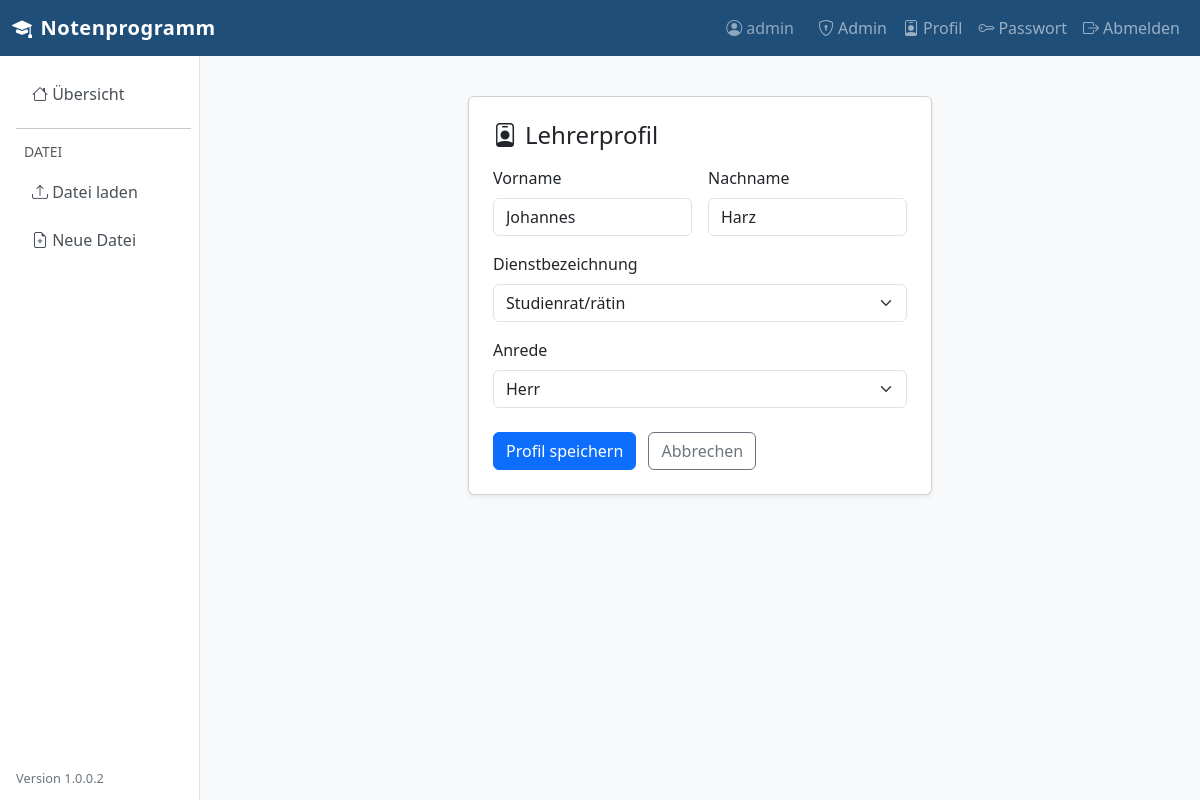
The page /auth/profil (signed in) on the database its author committed.
### app/models.py (models this page shows, shortened)
class User(UserMixin, db.Model):
    __tablename__ = "users"
    id = db.Column(db.Integer, primary_key=True)
    username = db.Column(db.String(64), unique=True, nullable=False, index=True)
    email = db.Column(db.String(120), unique=True, nullable=False, index=True)
    password_hash = db.Column(db.String(256), nullable=False)
    is_approved = db.Column(db.Boolean, default=False, nullable=False)
    is_admin = db.Column(db.Boolean, default=False, nullable=False)
    notendatei_import = db.Column(db.Boolean, default=False, nullable=False)
    created_at = db.Column(db.DateTime, default=lambda: datetime.now(timezone.utc))
    last_login = db.Column(db.DateTime, nullable=True)
    lehrer_vorname = db.Column(db.String(64), nullable=True)
    lehrer_nachname = db.Column(db.String(64), nullable=True)
    dienstbezeichnung = db.Column(db.String(64), nullable=True)
    anrede = db.Column(db.String(10), nullable=True)

### app/auth/routes.py (the view, shortened to what this page needs)
@auth_bp.route("/profil", methods=["GET", "POST"])
@login_required
def profil():
    form = LehrerProfilForm(
        lehrer_vorname=current_user.lehrer_vorname or "",
        lehrer_nachname=current_user.lehrer_nachname or "",
        dienstbezeichnung=current_user.dienstbezeichnung or "",
        anrede=current_user.anrede or "keine",
    )
    return render_template("auth/profil.html", form=form)

### app/auth/forms.py
class LehrerProfilForm(FlaskForm):
    lehrer_vorname = StringField("Vorname", validators=[Optional(), Length(max=64)])
    lehrer_nachname = StringField("Nachname", validators=[Optional(), Length(max=64)])
    dienstbezeichnung = SelectField(
        "Dienstbezeichnung",
        choices=DIENSTBEZEICHNUNGEN,
        validators=[Optional()],
    )
    anrede = SelectField(
        "Anrede",
        choices=ANREDEN,
        validators=[Optional()],
    )
    submit = SubmitField("Profil speichern")

### app/__init__.py (called while the page is built)
def _display_schuljahr(schuljahr: str | None, schuljahr_bis: str | None = None) -> str:
    schuljahr = (schuljahr or "").strip()
    schuljahr_bis = (schuljahr_bis or "").strip()
    if len(schuljahr) == 4 and schuljahr.isdigit():
        if len(schuljahr_bis) == 4 and schuljahr_bis.isdigit():
            return f"{schuljahr[:2]}/{schuljahr_bis[2:]}"
        return f"{schuljahr[:2]}/{schuljahr[2:]}"
    return schuljahr

### app/models.py (called while the page is built)
@login_manager.user_loader
def load_user(user_id: str):
    return db.session.get(User, int(user_id))

### app/templates/auth/profil.html (shortened to what this page needs)
{% extends "base.html" %}
{% block content %}
<div class="row justify-content-center mt-3">
  <div class="col-md-6">
    <div class="card shadow-sm">
      <div class="card-body p-4">
        <h4 class="card-title mb-3">
          <i class="bi bi-person-badge me-2"></i>Lehrerprofil
        </h4>
        <form method="post" novalidate>
          <div class="row g-3 mb-3">
            <div class="col-sm-6">
              {{ form.lehrer_vorname.label(class="form-label") }}
              {{ form.lehrer_vorname(class="form-control" + (" is-invalid" if form.lehrer_vorname.errors else ""),
                                     placeholder="Max") }}
            </div>
            <div class="col-sm-6">
              {{ form.lehrer_nachname.label(class="form-label") }}
              {{ form.lehrer_nachname(class="form-control" + (" is-invalid" if form.lehrer_nachname.errors else ""),
                                      placeholder="Mustermann") }}
            </div>
          </div>
          <div class="mb-3">
            {{ form.dienstbezeichnung.label(class="form-label") }}
            {{ form.dienstbezeichnung(class="form-select" + (" is-invalid" if form.dienstbezeichnung.errors else "")) }}
          </div>
          <div class="mb-4">
            {{ form.anrede.label(class="form-label") }}
            {{ form.anrede(class="form-select" + (" is-invalid" if form.anrede.errors else "")) }}
          </div>
          {{ form.submit(class="btn btn-primary") }}
          <a href="{{ url_for('grades.index') }}" class="btn btn-outline-secondary ms-2">Abbrechen</a>
        </form>
      </div>
    </div>
  </div>
</div>
{% endblock %}

### app/templates/base.html (shortened to what this page needs)
<!doctype html>
<html lang="de">
<head>
  <link rel="stylesheet" href="https://cdn.jsdelivr.net/npm/bootstrap@5.3.3/dist/css/bootstrap.min.css">
  <link rel="stylesheet" href="https://cdn.jsdelivr.net/npm/bootstrap-icons@1.11.3/font/bootstrap-icons.min.css">
</head>
<body>
<nav class="navbar navbar-expand-lg navbar-dark" style="background-color:#1f4e79;">
  <div class="container-fluid">
    <a class="navbar-brand" href="{{ url_for('grades.index') }}">
      <i class="bi bi-mortarboard-fill me-2"></i>Notenprogramm
    </a>
    <div class="collapse navbar-collapse" id="navMain">
      <ul class="navbar-nav ms-auto align-items-lg-center">
        {% if current_user.is_authenticated %}
          <li class="nav-item">
            <span class="navbar-text me-3 text-white-50">
              <i class="bi bi-person-circle me-1"></i>{{ current_user.username }}
            </span>
          </li>
          {% if current_user.is_admin %}
          <li class="nav-item">
            <a class="nav-link" href="{{ url_for('auth.admin_users') }}">
              <i class="bi bi-shield-lock me-1"></i>Admin
            </a>
          </li>
          {% endif %}
          <li class="nav-item">
            <a class="nav-link" href="{{ url_for('auth.profil') }}">
              <i class="bi bi-person-badge me-1"></i>Profil
            </a>
          </li>
          <li class="nav-item">
            <a class="nav-link" href="{{ url_for('auth.change_password') }}">
              <i class="bi bi-key me-1"></i>Passwort
            </a>
          </li>
          <li class="nav-item">
            <a class="nav-link" href="{{ url_for('auth.logout') }}">
              <i class="bi bi-box-arrow-right me-1"></i>Abmelden
            </a>
          </li>
        {% else %}
          <li class="nav-item">
            <a class="nav-link" href="{{ url_for('auth.login') }}">Anmelden</a>
          </li>
        {% endif %}
      </ul>
    </div>
  </div>
</nav>
<div class="container-fluid">
  <div class="row">
    {% if current_user.is_authenticated %}
    <nav class="col-md-2 d-none d-md-block sidebar py-3 ps-3 pe-2">
      <ul class="nav flex-column gap-1">
        <li class="nav-item">
          <a class="nav-link {% if request.endpoint == 'grades.index' %}active{% endif %}"
             href="{{ url_for('grades.index') }}">
            <i class="bi bi-house"></i> Übersicht
          </a>
        </li>
        <hr class="my-2">
        <li class="nav-item text-muted small px-2 mb-1">DATEI</li>
        <li class="nav-item">
          <a class="nav-link {% if request.endpoint == 'grades.upload' %}active{% endif %}"
             href="{{ url_for('grades.upload') }}">
            <i class="bi bi-upload"></i> Datei laden
          </a>
        </li>
        <li class="nav-item">
          <a class="nav-link" href="{{ url_for('grades.new_file') }}"
             onclick="return confirm('Neue leere Datei erstellen? Ungespeicherte Daten gehen verloren.')">
            <i class="bi bi-file-earmark-plus"></i> Neue Datei
          </a>
        </li>
      </ul>
    </nav>
    <main class="col-md-10 content-area py-4 px-4">
    {% else %}
    <main class="col-12 content-area py-4 px-4">
    {% endif %}
      {% block content %}{% endblock %}
    </main>
  </div>
</div>
<div class="app-version">Version {{ app_version }}</div>
</body>
</html>

### app/templates/base.html (style rules this page uses)
body { background-color: #f8f9fa; }
.navbar-brand { font-weight: 700; letter-spacing: .5px; }
.sidebar { min-height: calc(100vh - 56px); border-right: 1px solid #dee2e6; background: #fff; }
.sidebar .nav-link { color: #495057; border-radius: .375rem; margin: 2px 0; }
.sidebar .nav-link i { width: 1.4em; }
.content-area { min-height: calc(100vh - 56px); }
.app-version { position: fixed; left: 1rem; bottom: .75rem; font-size: .8rem; color: #6c757d; z-index: 1030; }

### rows shown on the page
User: username "admin", lehrer_vorname "Johannes", lehrer_nachname "Harz", dienstbezeichnung "Studienrat/rätin", anrede "Herr"

### other values the page prints
{{ app_version }} "1.0.0.2"
